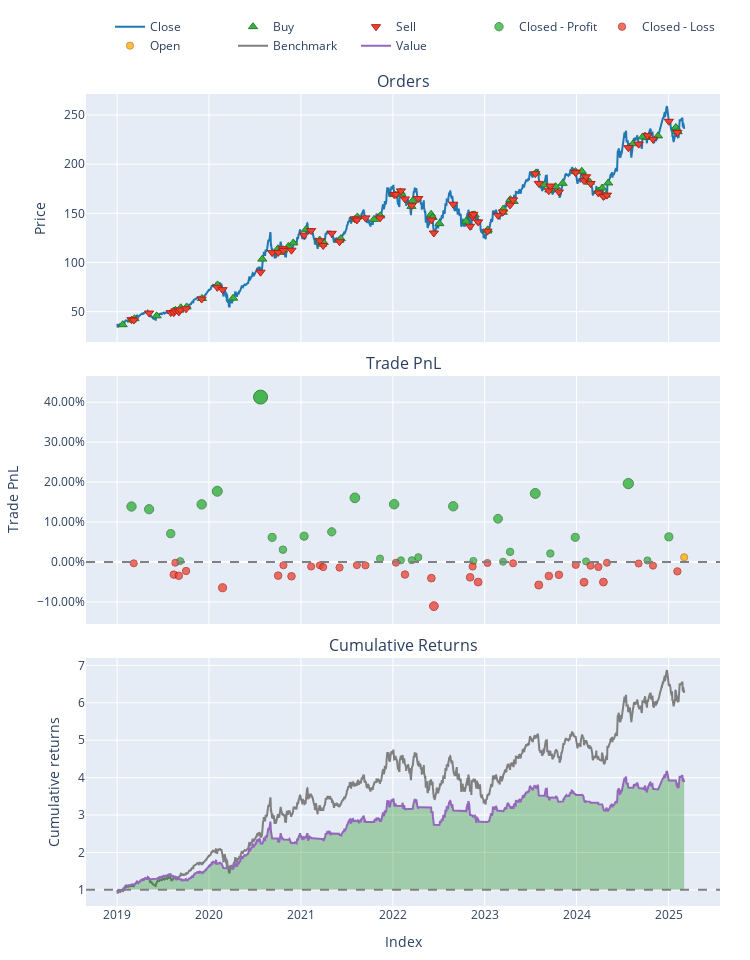

The notebook cell this image was saved under:
### Code cell
import vectorbt as vbt

appl = appl_copy.dropna(subset=['Close_AAPL'])
entries = appl_copy['Buy_Signal'].astype(bool)
exits = appl_copy['Sell_Signal'].astype(bool)

price = appl_copy['Close_AAPL']
portfolio = vbt.Portfolio.from_signals(
    close=price,
    entries=entries,
    exits=exits,
    init_cash=100_000,
    fees=0.001
)

print(portfolio.stats())
portfolio.plot().show()

### Figure 1 — Plotly figure (JSON) as saved in the notebook; plotly's stock layout.template omitted (floating-point values rounded to 4 significant figures; data arrays with more than 128 entries replaced by an {"elided": "..."} marker saying what was removed)
{"data": [{"legendgroup": "0", "line": {"color": "#1f77b4"}, "name": "Close", "showlegend": true, "type": "scatter", "uid": "d2c564ba-8bee-4d6b-a696-2364221479e2", "x": {"elided": "1551 str values"}, "xaxis": "x", "y": {"elided": "1551 float values"}, "yaxis": "y"}, {"customdata": {"elided": "66x3 float values"}, "hovertemplate": "Order Id: %{customdata[0]}<br>Timestamp: %{x}<br>Price: %{y}<br>Size: %{customdata[1]:.6f}<br>Fees: %{customdata[2]:.6f}", "legendgroup": "1", "marker": {"color": "#37B13F", "line": {"color": "rgb(38,123,44)", "width": 1}, "size": 8, "symbol": "triangle-up"}, "mode": "markers", "name": "Buy", "type": "scatter", "uid": "d2eae384-8a66-495c-b2f1-cde78a53e3d3", "x": ["2019-01-23T00:00:00", "2019-02-28T00:00:00", "2019-03-11T00:00:00", "2019-06-07T00:00:00", "2019-08-13T00:00:00", "2019-08-19T00:00:00", "2019-08-21T00:00:00", "2019-09-05T00:00:00", "2019-09-11T00:00:00", "2019-10-04T00:00:00", "2019-12-04T00:00:00", "2020-02-04T00:00:00", "2020-04-06T00:00:00", "2020-07-31T00:00:00", "2020-10-01T00:00:00", "2020-10-06T00:00:00", "2020-10-22T00:00:00", "2020-11-12T00:00:00", "2020-12-01T00:00:00", "2021-01-21T00:00:00", "2021-03-16T00:00:00", "2021-03-26T00:00:00", "2021-04-01T00:00:00", "2021-06-02T00:00:00", "2021-06-08T00:00:00", "2021-08-04T00:00:00", "2021-08-13T00:00:00", "2021-10-18T00:00:00", "2021-11-12T00:00:00", "2022-01-07T00:00:00", "2022-01-31T00:00:00", "2022-02-04T00:00:00", "2022-03-16T00:00:00", "2022-03-21T00:00:00", "2022-06-02T00:00:00", "2022-06-08T00:00:00", "2022-07-05T00:00:00", "2022-10-19T00:00:00", "2022-11-11T00:00:00", "2022-11-15T00:00:00", "2022-11-22T00:00:00", "2023-01-11T00:00:00", "2023-01-13T00:00:00", "2023-03-14T00:00:00", "2023-03-16T00:00:00", "2023-04-13T00:00:00", "2023-04-26T00:00:00", "2023-07-24T00:00:00", "2023-08-28T00:00:00", "2023-09-15T00:00:00", "2023-10-10T00:00:00", "2023-11-07T00:00:00", "2023-12-28T00:00:00", "2024-01-22T00:00:00", "2024-02-05T00:00:00", "2024-02-23T00:00:00", "2024-03-27T00:00:00", "2024-04-12T00:00:00", "2024-04-26T00:00:00", "2024-05-06T00:00:00", "2024-08-13T00:00:00", "2024-09-20T00:00:00", "2024-10-11T00:00:00", "2024-11-20T00:00:00", "2025-01-30T00:00:00", "2025-02-06T00:00:00"], "xaxis": "x", "y": [36.71, 41.48, 42.85, 45.72, 50.44, 50.77, 51.33, 51.48, 53.97, 54.8, 63.37, 77.2, 63.7, 103.4, 113.9, 110.3, 112.9, 116.4, 119.9, 133.7, 122.8, 118.6, 120.3, 122.5, 124.2, 144.0, 146.3, 143.8, 147.4, 169.2, 171.8, 169.6, 157.0, 162.7, 149.0, 145.8, 139.5, 142.0, 148.0, 148.3, 148.5, 132.0, 133.2, 151.1, 154.3, 163.9, 162.1, 191.1, 178.9, 173.7, 177.1, 180.5, 192.4, 192.7, 186.6, 181.7, 172.5, 175.7, 168.5, 180.9, 220.8, 227.7, 227.1, 228.7, 237.3, 233.0], "yaxis": "y"}, {"customdata": {"elided": "65x3 float values"}, "hovertemplate": "Order Id: %{customdata[0]}<br>Timestamp: %{x}<br>Price: %{y}<br>Size: %{customdata[1]:.6f}<br>Fees: %{customdata[2]:.6f}", "legendgroup": "2", "marker": {"color": "#EA4335", "line": {"color": "rgb(181,31,18)", "width": 1}, "size": 8, "symbol": "triangle-down"}, "mode": "markers", "name": "Sell", "type": "scatter", "uid": "dd94c633-4efc-48b0-b3e8-a6a0b223b288", "x": ["2019-02-27T00:00:00", "2019-03-08T00:00:00", "2019-05-08T00:00:00", "2019-08-02T00:00:00", "2019-08-14T00:00:00", "2019-08-20T00:00:00", "2019-09-03T00:00:00", "2019-09-09T00:00:00", "2019-10-02T00:00:00", "2019-12-03T00:00:00", "2020-02-03T00:00:00", "2020-02-24T00:00:00", "2020-07-24T00:00:00", "2020-09-08T00:00:00", "2020-10-02T00:00:00", "2020-10-21T00:00:00", "2020-10-23T00:00:00", "2020-11-24T00:00:00", "2021-01-13T00:00:00", "2021-02-10T00:00:00", "2021-03-17T00:00:00", "2021-03-30T00:00:00", "2021-05-03T00:00:00", "2021-06-03T00:00:00", "2021-08-03T00:00:00", "2021-08-11T00:00:00", "2021-09-14T00:00:00", "2021-11-11T00:00:00", "2022-01-06T00:00:00", "2022-01-13T00:00:00", "2022-02-02T00:00:00", "2022-02-18T00:00:00", "2022-03-17T00:00:00", "2022-04-12T00:00:00", "2022-06-03T00:00:00", "2022-06-13T00:00:00", "2022-08-29T00:00:00", "2022-11-04T00:00:00", "2022-11-14T00:00:00", "2022-11-17T00:00:00", "2022-12-06T00:00:00", "2023-01-12T00:00:00", "2023-02-23T00:00:00", "2023-03-15T00:00:00", "2023-04-12T00:00:00", "2023-04-24T00:00:00", "2023-07-21T00:00:00", "2023-08-04T00:00:00", "2023-09-13T00:00:00", "2023-09-19T00:00:00", "2023-10-23T00:00:00", "2023-12-27T00:00:00", "2023-12-29T00:00:00", "2024-01-31T00:00:00", "2024-02-08T00:00:00", "2024-02-26T00:00:00", "2024-03-28T00:00:00", "2024-04-17T00:00:00", "2024-05-01T00:00:00", "2024-07-25T00:00:00", "2024-09-04T00:00:00", "2024-10-09T00:00:00", "2024-10-31T00:00:00", "2025-01-02T00:00:00", "2025-02-05T00:00:00"], "xaxis": "x", "y": [41.89, 41.42, 48.6, 49.06, 48.94, 50.78, 49.65, 51.7, 52.85, 62.81, 74.73, 72.36, 90.15, 110.0, 110.2, 114.0, 112.2, 112.5, 127.9, 132.4, 122.0, 117.3, 129.7, 121.1, 144.4, 143.1, 145.4, 145.3, 169.0, 169.2, 172.8, 164.6, 158.1, 165.0, 143.3, 130.0, 159.3, 136.8, 146.6, 149.0, 141.3, 131.9, 147.9, 151.5, 158.5, 163.7, 190.3, 180.4, 172.9, 177.8, 171.7, 192.0, 191.4, 183.3, 187.2, 180.3, 170.7, 167.2, 168.5, 216.8, 220.4, 229.0, 225.4, 243.6, 232.2], "yaxis": "y"}, {"customdata": [[0, 0, 13870.0, 0.1388], [2, 2, 14970.0, 0.132], [3, 3, 9094.0, 0.07087], [7, 7, 278.0, 0.002169], [9, 9, 18110.0, 0.1442], [10, 10, 25440.0, 0.1771], [12, 12, 65300.0, 0.4128], [13, 13, 13760.0, 0.06159], [15, 15, 7043.0, 0.03075], [18, 18, 14560.0, 0.06451], [22, 22, 17560.0, 0.07548], [24, 24, 39580.0, 0.1605], [27, 27, 2383.0, 0.008469], [28, 28, 41040.0, 0.1446], [30, 30, 1316.0, 0.004059], [32, 32, 1402.0, 0.004447], [33, 33, 3728.0, 0.01177], [36, 36, 38140.0, 0.1395], [39, 39, 748.6, 0.002528], [42, 42, 30440.0, 0.1082], [43, 43, 192.9, 0.0006191], [44, 44, 7872.0, 0.02524], [46, 46, 54650.0, 0.1715], [49, 49, 7185.0, 0.02118], [51, 51, 20680.0, 0.06165], [54, 54, 471.8, 0.001407], [59, 59, 61140.0, 0.1963], [61, 61, 1434.0, 0.003866], [63, 63, 23170.0, 0.06278]], "hovertemplate": "Exit Trade Id: %{customdata[0]}<br>Position Id: %{customdata[1]}<br>Exit Timestamp: %{x}<br>PnL: %{customdata[2]:.6f}<br>Return: %{customdata[3]:.2%}", "legendgroup": "3", "marker": {"color": "#37B13F", "line": {"color": "rgb(38,123,44)", "width": 1}, "opacity": [0.8003, 0.7978, 0.7756, 0.7506, 0.8022, 0.8142, 0.9, 0.7722, 0.761, 0.7732, 0.7772, 0.8082, 0.7529, 0.8024, 0.7513, 0.7514, 0.7541, 0.8005, 0.7507, 0.7892, 0.75, 0.759, 0.8122, 0.7575, 0.7722, 0.7503, 0.8212, 0.7512, 0.7726], "size": [9.347, 9.231, 8.193, 7.026, 9.438, 9.997, 14, 8.035, 7.512, 8.085, 8.271, 9.716, 7.133, 9.445, 7.058, 7.065, 7.189, 9.358, 7.032, 8.827, 7, 7.418, 9.902, 7.349, 8.036, 7.013, 10.32, 7.055, 8.056], "symbol": "circle"}, "mode": "markers", "name": "Closed - Profit", "type": "scatter", "uid": "dc03387b-754d-4b73-ae7e-a50a029b991f", "x": ["2019-02-27T00:00:00", "2019-05-08T00:00:00", "2019-08-02T00:00:00", "2019-09-09T00:00:00", "2019-12-03T00:00:00", "2020-02-03T00:00:00", "2020-07-24T00:00:00", "2020-09-08T00:00:00", "2020-10-21T00:00:00", "2021-01-13T00:00:00", "2021-05-03T00:00:00", "2021-08-03T00:00:00", "2021-11-11T00:00:00", "2022-01-06T00:00:00", "2022-02-02T00:00:00", "2022-03-17T00:00:00", "2022-04-12T00:00:00", "2022-08-29T00:00:00", "2022-11-17T00:00:00", "2023-02-23T00:00:00", "2023-03-15T00:00:00", "2023-04-12T00:00:00", "2023-07-21T00:00:00", "2023-09-19T00:00:00", "2023-12-27T00:00:00", "2024-02-08T00:00:00", "2024-07-25T00:00:00", "2024-10-09T00:00:00", "2025-01-02T00:00:00"], "xaxis": "x2", "y": [0.1388, 0.132, 0.07087, 0.002169, 0.1442, 0.1771, 0.4128, 0.06159, 0.03075, 0.06451, 0.07548, 0.1605, 0.008469, 0.1446, 0.004059, 0.004447, 0.01177, 0.1395, 0.002528, 0.1082, 0.0006191, 0.02524, 0.1715, 0.02118, 0.06165, 0.001407, 0.1963, 0.003866, 0.06278], "yaxis": "y2"}, {"customdata": {"elided": "36x4 float values"}, "hovertemplate": "Exit Trade Id: %{customdata[0]}<br>Position Id: %{customdata[1]}<br>Exit Timestamp: %{x}<br>PnL: %{customdata[2]:.6f}<br>Return: %{customdata[3]:.2%}", "legendgroup": "4", "marker": {"color": "#EA4335", "line": {"color": "rgb(181,31,18)", "width": 1}, "opacity": [0.751, 0.7613, 0.7505, 0.7624, 0.758, 0.7733, 0.7622, 0.7527, 0.7628, 0.7539, 0.7528, 0.7544, 0.7549, 0.7527, 0.7529, 0.7505, 0.7612, 0.7645, 0.79, 0.7638, 0.754, 0.7681, 0.7507, 0.751, 0.7708, 0.7626, 0.7615, 0.7525, 0.7683, 0.7532, 0.7543, 0.7681, 0.7505, 0.7512, 0.7531, 0.7583], "size": [7.047, 7.528, 7.023, 7.577, 7.375, 8.086, 7.571, 7.128, 7.598, 7.182, 7.133, 7.207, 7.23, 7.124, 7.135, 7.021, 7.524, 7.678, 8.867, 7.643, 7.184, 7.845, 7.034, 7.047, 7.97, 7.586, 7.536, 7.115, 7.854, 7.15, 7.203, 7.845, 7.023, 7.056, 7.146, 7.389], "symbol": "circle"}, "mode": "markers", "name": "Closed - Loss", "type": "scatter", "uid": "16ecd1fd-4ec5-47ac-a011-ccc95313e39c", "x": ["2019-03-08T00:00:00", "2019-08-14T00:00:00", "2019-08-20T00:00:00", "2019-09-03T00:00:00", "2019-10-02T00:00:00", "2020-02-24T00:00:00", "2020-10-02T00:00:00", "2020-10-23T00:00:00", "2020-11-24T00:00:00", "2021-02-10T00:00:00", "2021-03-17T00:00:00", "2021-03-30T00:00:00", "2021-06-03T00:00:00", "2021-08-11T00:00:00", "2021-09-14T00:00:00", "2022-01-13T00:00:00", "2022-02-18T00:00:00", "2022-06-03T00:00:00", "2022-06-13T00:00:00", "2022-11-04T00:00:00", "2022-11-14T00:00:00", "2022-12-06T00:00:00", "2023-01-12T00:00:00", "2023-04-24T00:00:00", "2023-08-04T00:00:00", "2023-09-13T00:00:00", "2023-10-23T00:00:00", "2023-12-29T00:00:00", "2024-01-31T00:00:00", "2024-02-26T00:00:00", "2024-03-28T00:00:00", "2024-04-17T00:00:00", "2024-05-01T00:00:00", "2024-09-04T00:00:00", "2024-10-31T00:00:00", "2025-02-05T00:00:00"], "xaxis": "x2", "y": [-0.003385, -0.03174, -0.001952, -0.0346, -0.02269, -0.06454, -0.03425, -0.008128, -0.03586, -0.01133, -0.008444, -0.0128, -0.01414, -0.007924, -0.008566, -0.001884, -0.0315, -0.04052, -0.1106, -0.03846, -0.01148, -0.05036, -0.002599, -0.003388, -0.05777, -0.03515, -0.03218, -0.007419, -0.0509, -0.009444, -0.01255, -0.05038, -0.002, -0.003896, -0.0092, -0.02353], "yaxis": "y2"}, {"customdata": [[65, 65, 4493.0, 0.01173]], "hovertemplate": "Exit Trade Id: %{customdata[0]}<br>Position Id: %{customdata[1]}<br>Exit Timestamp: %{x}<br>PnL: %{customdata[2]:.6f}<br>Return: %{customdata[3]:.2%}", "legendgroup": "5", "marker": {"color": "#FFAA00", "line": {"color": "rgb(178,118,0)", "width": 1}, "opacity": [0.754], "size": [7.189], "symbol": "circle"}, "mode": "markers", "name": "Open", "type": "scatter", "uid": "b8672925-242f-4dc2-8f50-cc4473f0bf0e", "x": ["2025-03-04T00:00:00"], "xaxis": "x2", "y": [0.01173], "yaxis": "y2"}, {"legendgroup": "6", "line": {"color": "#7f7f7f"}, "name": "Benchmark", "showlegend": true, "type": "scatter", "uid": "335f355e-2842-4f6b-aa87-5f43558392a1", "x": {"elided": "1551 str values"}, "xaxis": "x3", "y": {"elided": "1551 float values"}, "yaxis": "y3"}, {"hoverinfo": "skip", "legendgroup": "7", "line": {"color": "rgba(0, 0, 0, 0)", "width": 0}, "opacity": 0, "showlegend": false, "type": "scatter", "uid": "17846f6f-28f0-465a-81c3-77e2df2902d1", "x": {"elided": "1551 str values"}, "xaxis": "x3", "y": {"elided": "1551 int values"}, "yaxis": "y3"}, {"connectgaps": false, "fill": "tonexty", "fillcolor": "rgba(0, 128, 0, 0.3)", "hoverinfo": "skip", "legendgroup": "7", "line": {"color": "rgba(0, 0, 0, 0)", "width": 0}, "opacity": 0, "showlegend": false, "type": "scatter", "uid": "4bd79694-69b9-4087-a819-bf35c0a70c2e", "x": {"elided": "1551 str values"}, "xaxis": "x3", "y": {"elided": "1551 float values"}, "yaxis": "y3"}, {"hoverinfo": "skip", "legendgroup": "7", "line": {"color": "rgba(0, 0, 0, 0)", "width": 0}, "opacity": 0, "showlegend": false, "type": "scatter", "uid": "52983d94-7c62-49ea-9e6c-db7f00f75252", "x": {"elided": "1551 str values"}, "xaxis": "x3", "y": {"elided": "1551 int values"}, "yaxis": "y3"}, {"connectgaps": false, "fill": "tonexty", "fillcolor": "rgba(255, 0, 0, 0.3)", "hoverinfo": "skip", "legendgroup": "7", "line": {"color": "rgba(0, 0, 0, 0)", "width": 0}, "opacity": 0, "showlegend": false, "type": "scatter", "uid": "47ba0327-f368-499b-9958-62680cc54f92", "x": {"elided": "1551 str values"}, "xaxis": "x3", "y": {"elided": "1551 float values"}, "yaxis": "y3"}, {"legendgroup": "8", "line": {"color": "#9467bd"}, "name": "Value", "showlegend": true, "type": "scatter", "uid": "a48a187e-33a3-4ba6-8596-2e7865e5b25f", "x": {"elided": "1551 str values"}, "xaxis": "x3", "y": {"elided": "1551 float values"}, "yaxis": "y3"}, {"hoverinfo": "skip", "legendgroup": "7", "line": {"color": "rgba(0, 0, 0, 0)", "width": 0}, "opacity": 0, "showlegend": false, "type": "scatter", "uid": "be051865-8006-4f0e-87c9-e8d887fb5cdd", "x": {"elided": "1551 str values"}, "xaxis": "x3", "y": {"elided": "1551 int values"}, "yaxis": "y3"}], "layout": {"annotations": [{"font": {"size": 16}, "showarrow": false, "text": "Orders", "x": 0.5, "xanchor": "center", "xref": "paper", "y": 1, "yanchor": "bottom", "yref": "paper"}, {"font": {"size": 16}, "showarrow": false, "text": "Trade PnL", "x": 0.5, "xanchor": "center", "xref": "paper", "y": 0.6528, "yanchor": "bottom", "yref": "paper"}, {"font": {"size": 16}, "showarrow": false, "text": "Cumulative Returns", "x": 0.5, "xanchor": "center", "xref": "paper", "y": 0.3056, "yanchor": "bottom", "yref": "paper"}], "height": 960, "legend": {"orientation": "h", "traceorder": "normal", "x": 1, "xanchor": "right", "y": 1.042, "yanchor": "bottom"}, "margin": {"b": 30, "l": 30, "r": 30, "t": 30}, "shapes": [{"line": {"color": "gray", "dash": "dash"}, "type": "line", "x0": 0, "x1": 1, "xref": "paper", "y0": 0, "y1": 0, "yref": "y2"}, {"line": {"color": "gray", "dash": "dash"}, "type": "line", "x0": 0, "x1": 1, "xref": "paper", "y0": 1, "y1": 1, "yref": "y3"}], "showlegend": true, "width": 750, "xaxis": {"anchor": "y", "domain": [0, 1], "matches": "x3", "showticklabels": false}, "xaxis2": {"anchor": "y2", "domain": [0, 1], "matches": "x3", "showticklabels": false}, "xaxis3": {"anchor": "y3", "domain": [0, 1], "title": {"text": "Index"}}, "yaxis": {"anchor": "x", "domain": [0.6944, 1], "title": {"text": "Price"}}, "yaxis2": {"anchor": "x2", "domain": [0.3472, 0.6528], "tickformat": ".2%", "title": {"text": "Trade PnL"}}, "yaxis3": {"anchor": "x3", "domain": [0, 0.3056], "title": {"text": "Cumulative returns"}}}}
